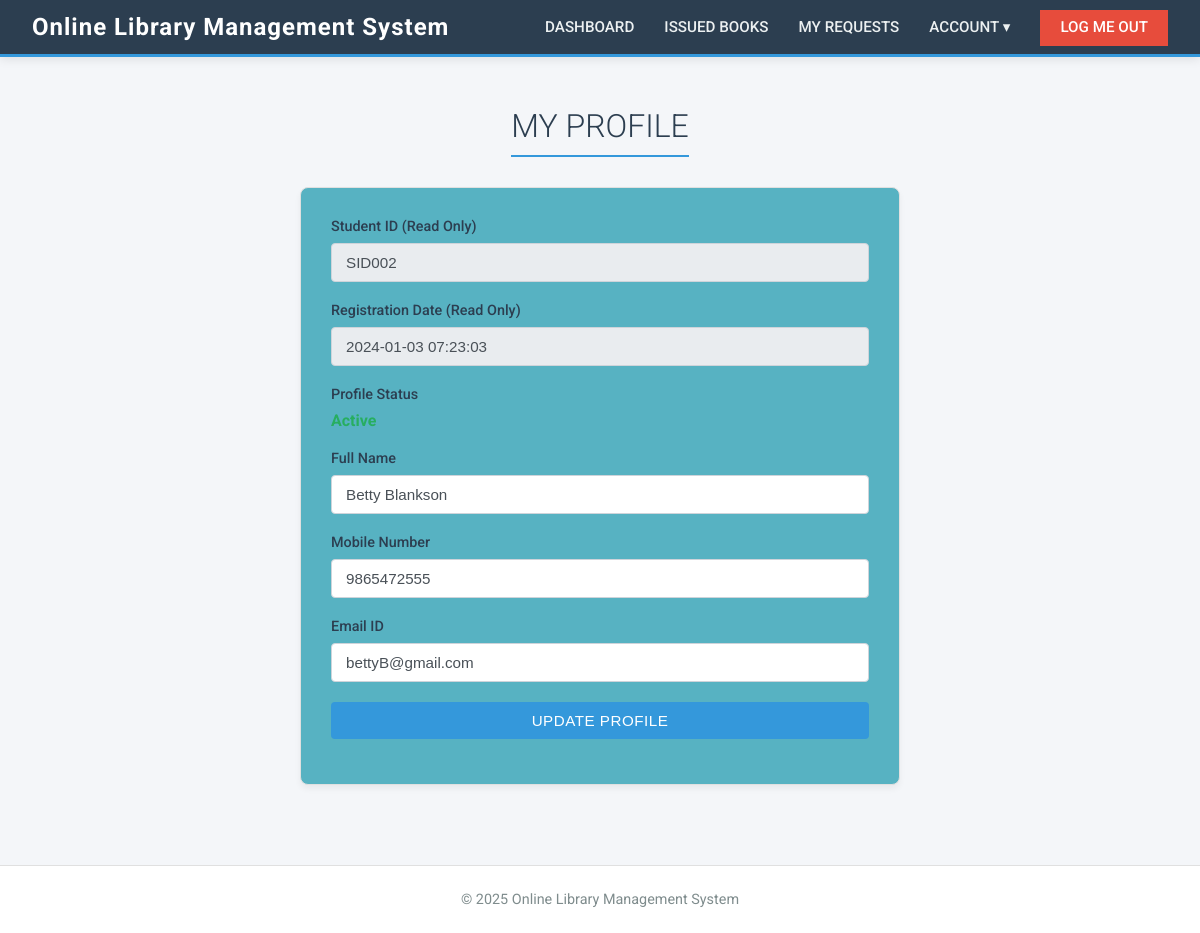
Screenshot of /library/user-profile.php (signed in) with the database file from the repository.
### tables this page shows
CREATE TABLE `tblstudents` (
  `id` int(11) NOT NULL,
  `StudentId` varchar(100) DEFAULT NULL,
  `FullName` varchar(120) DEFAULT NULL,
  `EmailId` varchar(120) DEFAULT NULL,
  `MobileNumber` char(11) DEFAULT NULL,
  `Password` varchar(120) DEFAULT NULL,
  `Status` int(1) DEFAULT NULL,
  `RegDate` timestamp NULL DEFAULT current_timestamp(),
  `UpdationDate` timestamp NULL DEFAULT NULL ON UPDATE current_timestamp()
);

### library/user-profile.php (the view, shortened to what this page needs)
<?php
include('../includes/config.php');
if (strlen($_SESSION['login']) == 0) {
    header('location:landingpage.php');
} else {
?>
<?php include('../includes/header.php');?>
<div class="content-wrapper">
    <div class="container">
        <div class="heading">
             <span class="form-header">MY PROFILE</span>
        </div>
        <div class="panel" style="max-width: 600px;">
            <div class="panel-body">
                <form name="signup" method="post">
                    <?php
                        $sid = $_SESSION['stdid'];
                        $sql = "SELECT StudentId,FullName,EmailId,MobileNumber,RegDate,Status from tblstudents where StudentId=:sid";
                        $query = $dbh->prepare($sql);
                        $query->bindParam(':sid', $sid, PDO::PARAM_STR);
                        $query->execute();
                        $results = $query->fetchAll(PDO::FETCH_OBJ);
                        if ($query->rowCount() > 0) {
                            foreach ($results as $result) { ?>
                            <div class="form-group">
                                <label>Student ID (Read Only)</label>
                                <input class="form-control" type="text" name="studentId" value="<?php echo htmlentities($result->StudentId);?>" readonly style="background-color: #e9ecef;">
                            </div>
                            <div class="form-group">
                                <label>Registration Date (Read Only)</label>
                                <input class="form-control" type="text" name="regDate" value="<?php echo htmlentities($result->RegDate);?>" readonly style="background-color: #e9ecef;">
                            </div>
                                <div class="form-group">
                                    <label>Profile Status</label>
                                    <?php if($result->Status==1){?>
                                        <span style="color: var(--accent-color); font-weight: bold;">Active</span>
                                    <?php } else {?>
                                        <span style="color: var(--secondary-color); font-weight: bold;">Blocked</span>
                                    <?php }?>
                                </div>
                            <div class="form-group">
                                <label>Full Name</label>
                                <input class="form-control" type="text" name="fullanme" value="<?php echo htmlentities($result->FullName);?>" required>
                            </div>
                            <div class="form-group">
                                <label>Mobile Number</label>
                                <input class="form-control" type="text" name="mobileno" value="<?php echo htmlentities($result->MobileNumber);?>" required>
                            </div>
                            <div class="form-group">
                                <label>Email ID</label>
                                <input class="form-control" type="email" name="email" value="<?php echo htmlentities($result->EmailId);?>" required>
                            </div>
                            <button type="submit" name="update" class="btn btn-info">Update Profile</button>
                    <?php }
                        } ?>
                </form>
            </div>
        </div>
    </div>
</div>
<?php include('../includes/footer.php');?>
<?php } ?>

### library/style.css (style rules this page uses)
:root { --bg-color: #f4f6f9; --navbar-bg: #2C3E50; --card-bg: #ffffff; --primary-color: #3498db; --primary-hover: #2980b9; --secondary-color: #e74c3c; --secondary-hover: #c0392b; --accent-color: #27ae60; --text-main: #2c3e50; --text-light: #7f8c8d; --border-color: #e0e0e0; }
* { box-sizing: border-box; margin: 0; padding: 0; }
body { font-family: 'Roboto', sans-serif; background-color: var(--bg-color); color: var(--text-main); min-height: 100vh; display: flex; flex-direction: column; overflow-x: hidden; }
.content-wrapper { flex: 1; padding: 50px 20px; display: flex; flex-direction: column; align-items: center; }
.container { width: 100%; max-width: 1100px; margin: 0 auto; }
.panel { background: var(--card-bg); background-color: #57b2c2; border: 1px solid var(--border-color); border-radius: 8px; padding: 30px; box-shadow: 0 4px 6px rgba(0, 0, 0, 0.05); max-width: fit-content; width: 600%; margin: 30px auto; animation: fadeIn 0.5s ease-out; overflow-x: auto; }
.panel form { max-width: 100%; }
.form-group { margin-bottom: 20px; position: relative; }
.form-group label { display: block; margin-bottom: 8px; font-size: 0.9rem; color: var(--text-main); font-weight: 500; }
.form-control { width: 100%; padding: 10px 14px; background: var(--card-bg); border: 1px solid #ced4da; border-radius: 4px; color: #495057; font-size: 0.95rem; transition: border-color 0.15s ease-in-out, box-shadow 0.15s ease-in-out; }
.btn { display: inline-block; padding: 10px 24px; border: none; border-radius: 4px; font-size: 0.95rem; font-weight: 500; cursor: pointer; transition: all 0.2s ease; width: 100%; text-align: center; text-transform: uppercase; letter-spacing: 0.5px; margin-bottom: 15px; }
.btn-info { background-color: var(--primary-color); color: white; }
.heading { text-align: center; margin-bottom: 30px; }
.form-header { font-size: 2rem; font-weight: 300; color: var(--text-main); text-shadow: none; letter-spacing: normal; border-bottom: 2px solid var(--primary-color); padding-bottom: 10px; display: inline-block; }

### rows the page displays
tblstudents: studentId "SID002", regDate "2024-01-03 07:23:03", Status "Active", fullanme "Betty Blankson", mobileno "9865472555", email "bettyB@gmail.com"
